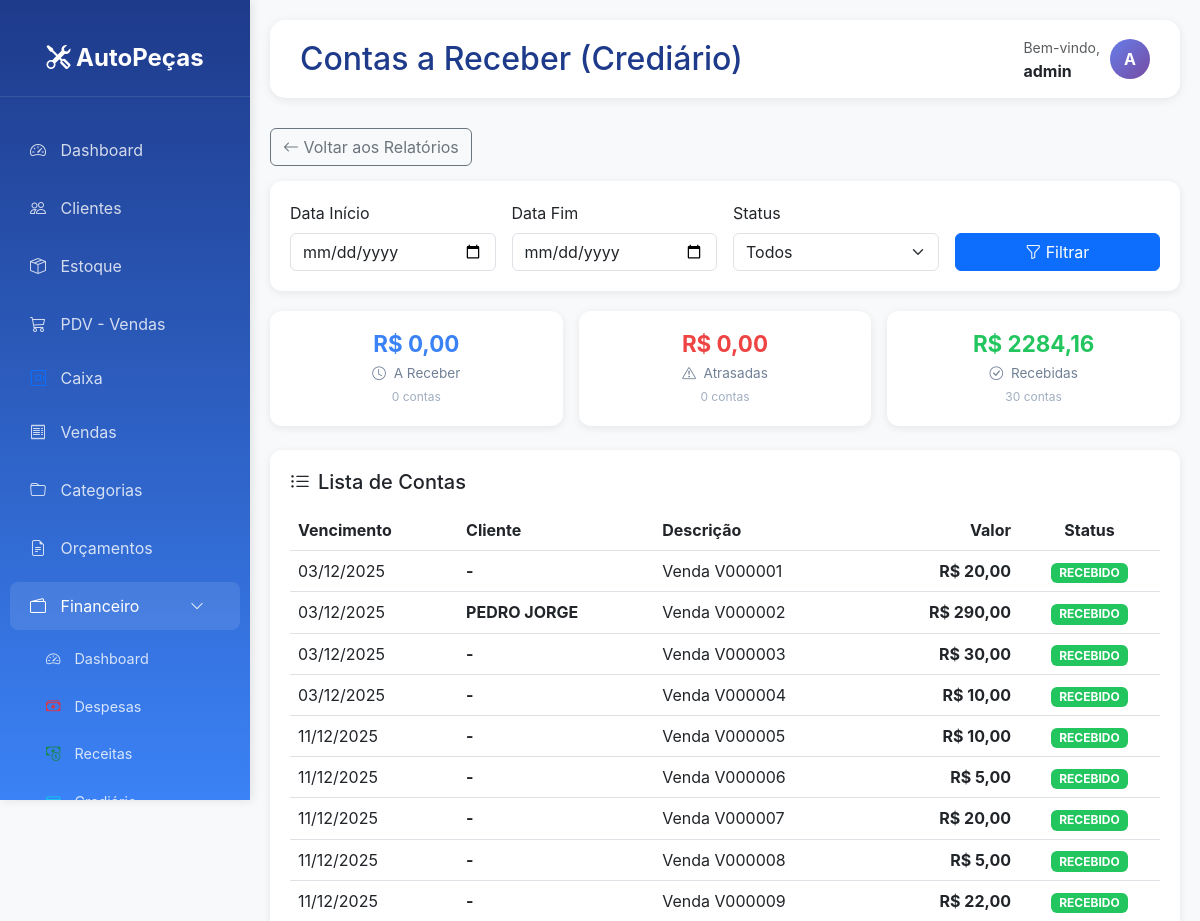
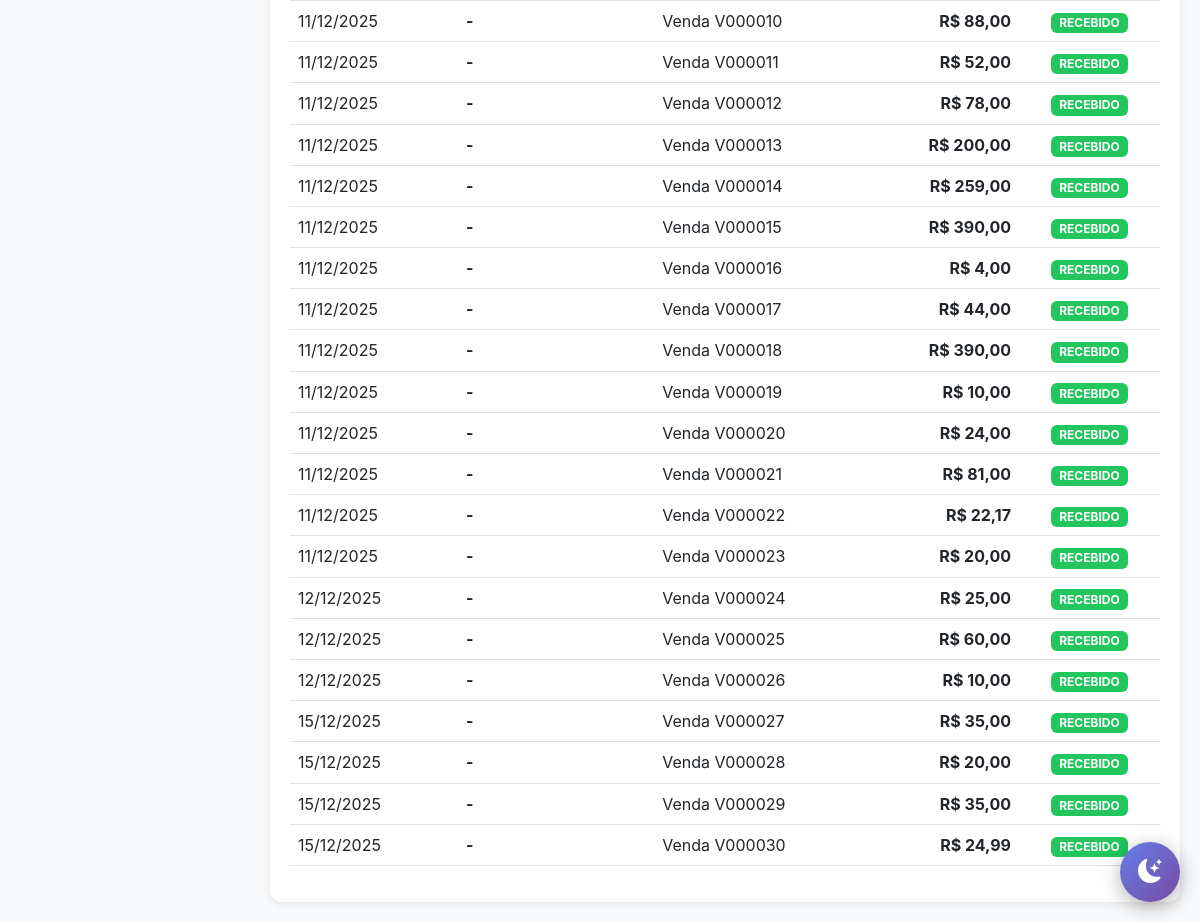
/relatorios/financeiro/contas-receber/ (signed in), run on an earlier commit of the app's database (2 pictures, top to bottom).
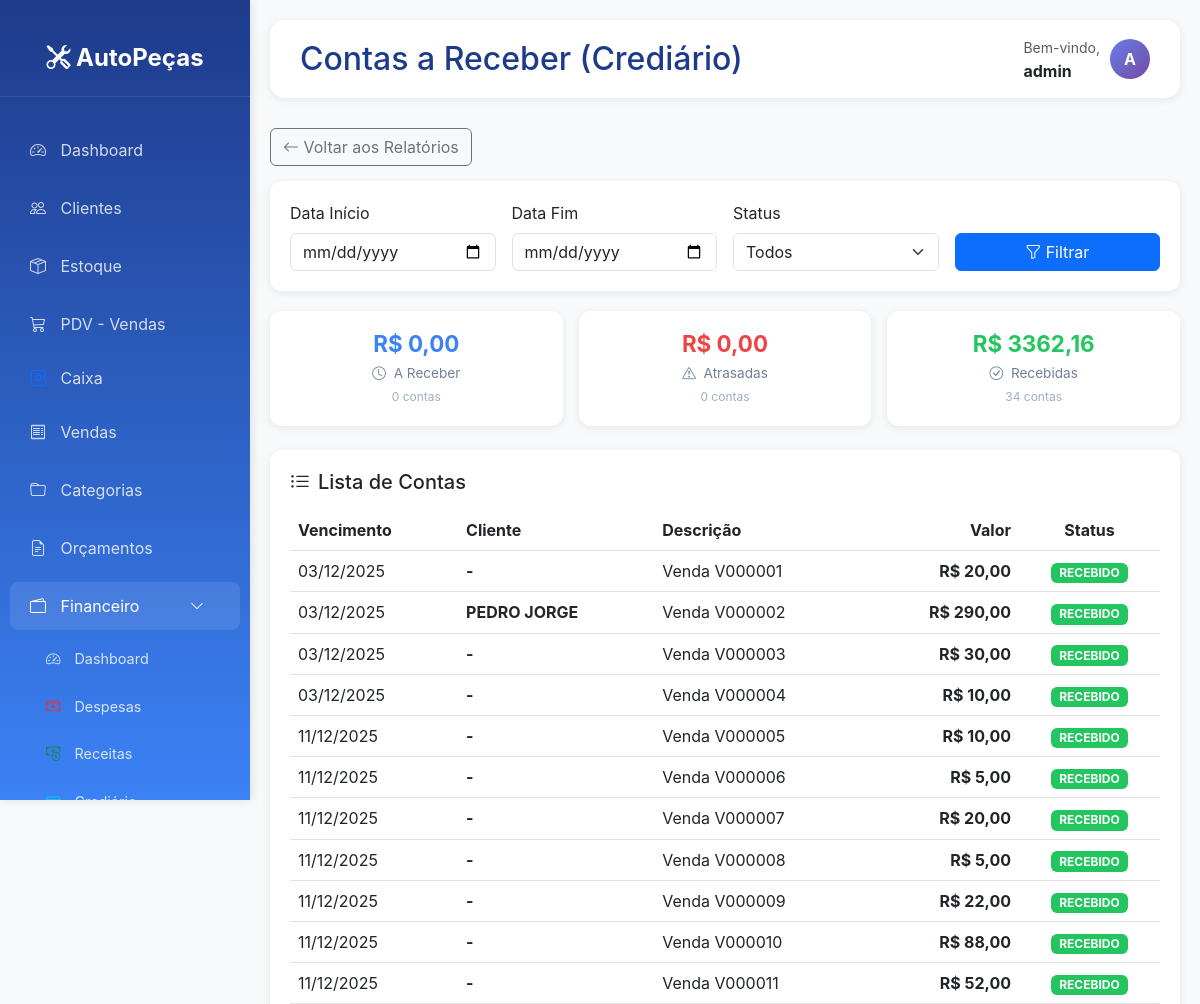
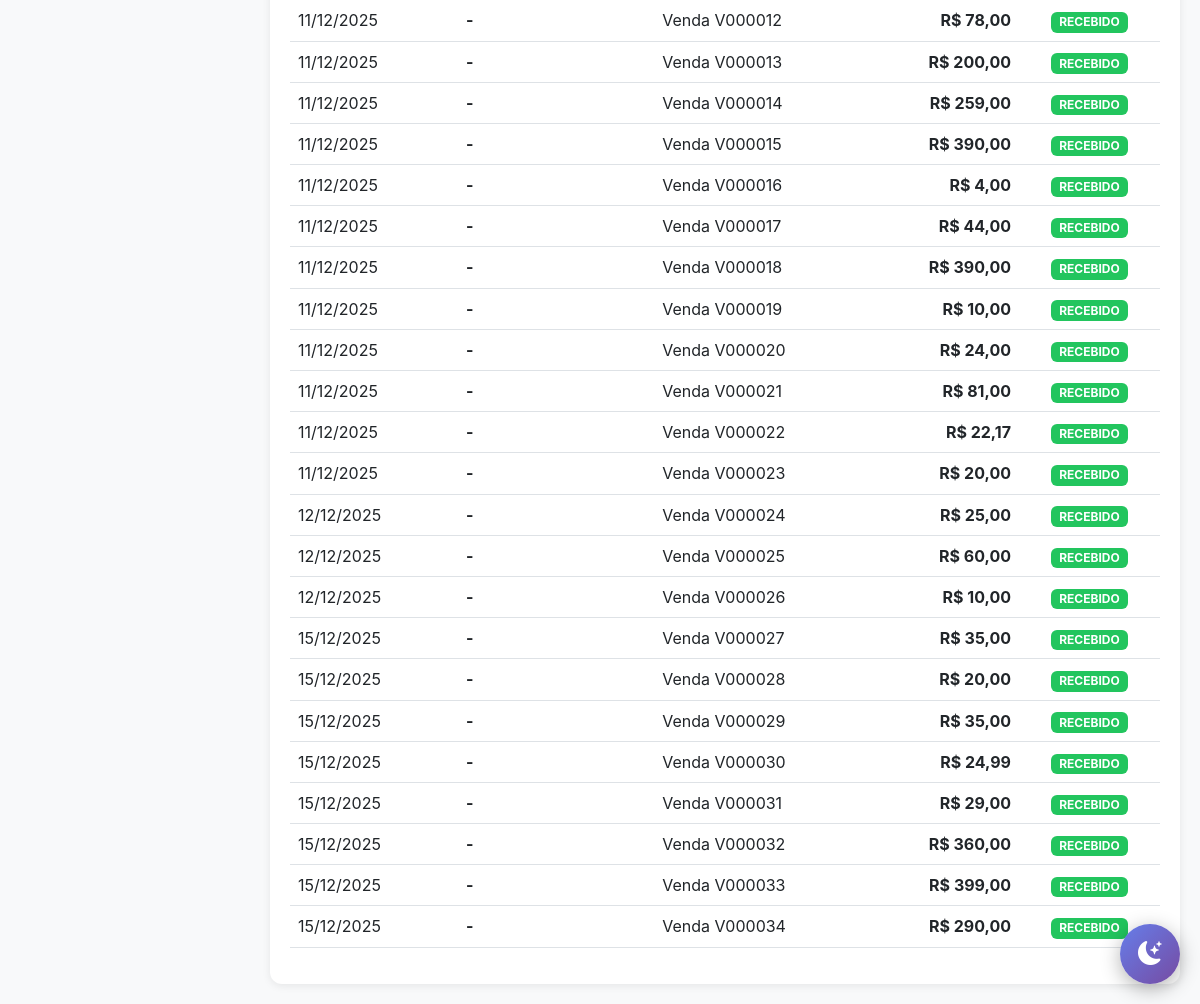
And on a later commit of the database (2 pictures, top to bottom).
### financeiro/models.py (models this page shows, shortened)
class ContaReceber(models.Model):
    TIPO_CHOICES = [
        ('VENDA', 'Venda'),
        ('SERVICO', 'Serviço/OS'),
        ('AVULSO', 'Receita Avulsa'),
        ('PARCELADO', 'Parcelado'),
    ]
    STATUS_CHOICES = [
        ('PENDENTE', 'Pendente'),
        ('RECEBIDO', 'Recebido'),
        ('ATRASADO', 'Atrasado'),
        ('CANCELADO', 'Cancelado'),
    ]
    FORMA_COBRANCA_CHOICES = [
        ('BOLETO', 'Boleto'),
        ('FIADO', 'Fiado'),
        ('CARTAO', 'Cartão'),
        ('PIX', 'PIX'),
        ('DINHEIRO', 'Dinheiro'),
        ('CHEQUE', 'Cheque'),
        ('DEPOSITO', 'Depósito/Transferência'),
    ]
    descricao = models.CharField(max_length=200, verbose_name='Descrição')
    categoria = models.ForeignKey(CategoriaReceita, on_delete=models.PROTECT,
                                  verbose_name='Categoria')
    tipo = models.CharField(max_length=10, choices=TIPO_CHOICES, default='VENDA',
                            verbose_name='Tipo')
    valor = models.DecimalField(max_digits=10, decimal_places=2, verbose_name='Valor')
    data_vencimento = models.DateField(verbose_name='Data de Vencimento')
    data_recebimento = models.DateField(blank=True, null=True, verbose_name='Data de Recebimento')
    status = models.CharField(max_length=10, choices=STATUS_CHOICES, default='PENDENTE',
                              verbose_name='Status')
    forma_cobranca = models.CharField(max_length=15, choices=FORMA_COBRANCA_CHOICES,
                                      default='FIADO', verbose_name='Forma de Cobrança')
    forma_pagamento = models.ForeignKey(FormaPagamento, on_delete=models.SET_NULL,
                                        blank=True, null=True,
                                        verbose_name='Forma de Pagamento (recebido)')
    cliente = models.ForeignKey('clientes.Cliente', on_delete=models.SET_NULL,
                                blank=True, null=True, verbose_name='Cliente',
                                related_name='contas_receber')
    venda = models.ForeignKey('vendas.Venda', on_delete=models.SET_NULL,
                              blank=True, null=True, verbose_name='Venda',
                              related_name='parcelas_receber')
    ordem_servico = models.ForeignKey('vendas.OrdemServico', on_delete=models.SET_NULL,
                                      blank=True, null=True, verbose_name='Ordem de Serviço',
                                      related_name='parcelas_receber')
    parcela_atual = models.IntegerField(default=1, verbose_name='Parcela Atual')
    total_parcelas = models.IntegerField(default=1, verbose_name='Total de Parcelas')
    venda_parcelada = models.ForeignKey('VendaParcelada', on_delete=models.CASCADE,
                                        blank=True, null=True, related_name='parcelas')
    aplica_juros = models.BooleanField(default=False, verbose_name='Aplica Juros?')
    percentual_juros_dia = models.DecimalField(max_digits=5, decimal_places=2, default=0,
                                               verbose_name='% Juros ao Dia')
    aplica_multa = models.BooleanField(default=False, verbose_name='Aplica Multa?')
    percentual_multa = models.DecimalField(max_digits=5, decimal_places=2, default=0,
                                           verbose_name='% Multa por Atraso')
    valor_juros = models.DecimalField(max_digits=10, decimal_places=2, default=0,
                                      verbose_name='Valor Juros Calculado')
    valor_multa = models.DecimalField(max_digits=10, decimal_places=2, default=0,
                                      verbose_name='Valor Multa Calculado')
    valor_recebido = models.DecimalField(max_digits=10, decimal_places=2, default=0,
                                         verbose_name='Valor Recebido')
    documento_referencia = models.CharField(max_length=100, blank=True, null=True,
                                            verbose_name='Nº Documento/NF')
    observacoes = models.TextField(blank=True, null=True, verbose_name='Observações')
    comprovante = models.FileField(upload_to='comprovantes_receitas/%Y/%m/', blank=True, null=True,
                                   verbose_name='Comprovante')
    usuario_cadastro = models.ForeignKey(User, on_delete=models.SET_NULL, blank=True, null=True,
                                         related_name='receitas_cadastradas')
    data_cadastro = models.DateTimeField(auto_now_add=True)
    data_atualizacao = models.DateTimeField(auto_now=True)
    class Meta:
        verbose_name = 'Conta a Receber'
        verbose_name_plural = 'Contas a Receber'
        ordering = ['data_vencimento', 'descricao']

### clientes/models.py (models this page shows, shortened)
class Cliente(models.Model):
    TIPO_CHOICES = [
        ('F', 'Pessoa Física'),
        ('J', 'Pessoa Jurídica'),
    ]
    tipo = models.CharField(max_length=1, choices=TIPO_CHOICES, default='F')
    nome = models.CharField(max_length=200)
    cpf_cnpj = models.CharField(max_length=18, unique=True)
    rg_ie = models.CharField(max_length=20, blank=True, null=True)
    telefone = models.CharField(max_length=15)
    celular = models.CharField(max_length=15, blank=True, null=True)
    email = models.EmailField(blank=True, null=True)
    cep = models.CharField(max_length=9)
    logradouro = models.CharField(max_length=200)
    numero = models.CharField(max_length=10)
    complemento = models.CharField(max_length=100, blank=True, null=True)
    bairro = models.CharField(max_length=100)
    cidade = models.CharField(max_length=100)
    estado = models.CharField(max_length=2)
    limite_credito = models.DecimalField(max_digits=10, decimal_places=2, default=0)
    observacoes = models.TextField(blank=True, null=True)
    ativo = models.BooleanField(default=True)
    data_cadastro = models.DateTimeField(auto_now_add=True)
    data_atualizacao = models.DateTimeField(auto_now=True)
    class Meta:
        verbose_name = 'Cliente'
        verbose_name_plural = 'Clientes'
        ordering = ['nome']

### core/views.py (the view)
# urls.py: path('relatorios/financeiro/contas-receber/', core_views.relatorio_contas_receber, name='relatorio_contas_receber'),
@login_required
def relatorio_contas_receber(request):
    from financeiro.models import ContaReceber
    from django.db.models import Q
    hoje = date.today()
    status = request.GET.get('status', '')
    data_inicio = request.GET.get('data_inicio', '')
    data_fim = request.GET.get('data_fim', '')
    contas = ContaReceber.objects.all().select_related('cliente', 'categoria').order_by('data_vencimento')
    if data_inicio:
        try:
            dt = datetime.strptime(data_inicio, '%Y-%m-%d').date()
            contas = contas.filter(data_vencimento__gte=dt)
        except:
            pass
    if data_fim:
        try:
            dt = datetime.strptime(data_fim, '%Y-%m-%d').date()
            contas = contas.filter(data_vencimento__lte=dt)
        except:
            pass
    contas_filtradas = contas
    if status == 'PENDENTE':
        contas = contas.filter(
            Q(status__iexact='PENDENTE') | Q(status__iexact='pendente')
        ).filter(data_vencimento__gte=hoje)
    elif status == 'ATRASADO':
        contas = contas.filter(
            Q(status__iexact='PENDENTE') | Q(status__iexact='pendente') |
            Q(status__iexact='ATRASADO') | Q(status__iexact='atrasado')
        ).filter(data_vencimento__lt=hoje)
    elif status == 'RECEBIDO':
        contas = contas.filter(
            Q(status__iexact='RECEBIDO') | Q(status__iexact='recebido')
        )
    contas = contas[:200]
    total_a_receber = contas_filtradas.filter(
        Q(status__iexact='PENDENTE') | Q(status__iexact='pendente'),
        data_vencimento__gte=hoje
    ).aggregate(t=Sum('valor'))['t'] or Decimal('0')
    total_vencido = contas_filtradas.filter(
        Q(status__iexact='PENDENTE') | Q(status__iexact='pendente') |
        Q(status__iexact='ATRASADO') | Q(status__iexact='atrasado'),
        data_vencimento__lt=hoje
    ).aggregate(t=Sum('valor'))['t'] or Decimal('0')
    total_recebido = contas_filtradas.filter(
        Q(status__iexact='RECEBIDO') | Q(status__iexact='recebido')
    ).aggregate(t=Sum('valor'))['t'] or Decimal('0')
    qtd_a_receber = contas_filtradas.filter(
        Q(status__iexact='PENDENTE') | Q(status__iexact='pendente'),
        data_vencimento__gte=hoje
    ).count()
    qtd_vencido = contas_filtradas.filter(
        Q(status__iexact='PENDENTE') | Q(status__iexact='pendente') |
        Q(status__iexact='ATRASADO') | Q(status__iexact='atrasado'),
        data_vencimento__lt=hoje
    ).count()
    qtd_recebido = contas_filtradas.filter(
        Q(status__iexact='RECEBIDO') | Q(status__iexact='recebido')
    ).count()
    context = {
        'contas': contas,
        'status': status,
        'data_inicio': data_inicio,
        'data_fim': data_fim,
        'total_a_receber': total_a_receber,
        'total_vencido': total_vencido,
        'total_recebido': total_recebido,
        'qtd_a_receber': qtd_a_receber,
        'qtd_vencido': qtd_vencido,
        'qtd_recebido': qtd_recebido,
        'hoje': hoje,
    }
    return render(request, 'core/relatorios/contas_receber.html', context)

### templates/core/relatorios/contas_receber.html (shortened to what this page needs)
{% extends 'base.html' %}
{% block page_title %}Contas a Receber (Crediário){% endblock %}
{% block content %}
<a href="{% url 'relatorios' %}" class="btn btn-outline-secondary btn-voltar">
    <i class="bi bi-arrow-left"></i> Voltar aos Relatórios
</a>
<div class="filtros-card">
    <form method="get" class="row g-3 align-items-end">
        <div class="col-md-3">
            <label class="form-label">Data Início</label>
            <input type="date" name="data_inicio" class="form-control" value="{{ data_inicio }}">
        </div>
        <div class="col-md-3">
            <label class="form-label">Data Fim</label>
            <input type="date" name="data_fim" class="form-control" value="{{ data_fim }}">
        </div>
        <div class="col-md-3">
            <label class="form-label">Status</label>
            <select name="status" class="form-select">
                <option value="">Todos</option>
            </select>
        </div>
        <div class="col-md-3">
            <button type="submit" class="btn btn-primary w-100">
                <i class="bi bi-funnel"></i> Filtrar
            </button>
        </div>
    </form>
</div>
<div class="row g-3 mb-4">
    <div class="col-md-4">
        <div class="stat-box azul">
            <h3>R$ {{ total_a_receber|floatformat:2 }}</h3>
            <p><i class="bi bi-clock me-1"></i> A Receber</p>
            <div class="qtd">{{ qtd_a_receber }} conta{{ qtd_a_receber|pluralize:"s" }}</div>
        </div>
    </div>
    <div class="col-md-4">
        <div class="stat-box vermelho">
            <h3>R$ {{ total_vencido|floatformat:2 }}</h3>
            <p><i class="bi bi-exclamation-triangle me-1"></i> Atrasadas</p>
            <div class="qtd">{{ qtd_vencido }} conta{{ qtd_vencido|pluralize:"s" }}</div>
        </div>
    </div>
    <div class="col-md-4">
        <div class="stat-box verde">
            <h3>R$ {{ total_recebido|floatformat:2 }}</h3>
            <p><i class="bi bi-check-circle me-1"></i> Recebidas</p>
            <div class="qtd">{{ qtd_recebido }} conta{{ qtd_recebido|pluralize:"s" }}</div>
        </div>
    </div>
</div>
<div class="tabela-card">
    <h5 class="mb-3"><i class="bi bi-list-ul me-2"></i>Lista de Contas</h5>
    <div class="table-responsive">
        <table class="table table-hover">
            <thead>
                <tr>
                    <th>Vencimento</th>
                    <th>Cliente</th>
                    <th>Descrição</th>
                    <th class="text-end">Valor</th>
                    <th class="text-center">Status</th>
                </tr>
            </thead>
            <tbody>
                {% for c in contas %}
                <tr>
                    <td>
                        <span class="{% if c.data_vencimento < hoje and c.status|lower != 'recebido' %}text-danger fw-bold{% endif %}">
                            {{ c.data_vencimento|date:"d/m/Y" }}
                        </span>
                    </td>
                    <td><strong>{{ c.cliente.nome|default:"-" }}</strong></td>
                    <td>{{ c.descricao|default:"-"|truncatechars:40 }}</td>
                    <td class="text-end"><strong>R$ {{ c.valor|floatformat:2 }}</strong></td>
                    <td class="text-center">
                        {% if c.status|lower == 'recebido' %}
                            <span class="badge badge-recebido">RECEBIDO</span>
                        {% elif c.data_vencimento < hoje %}
                            <span class="badge badge-vencido">ATRASADA</span>
                        {% else %}
                            <span class="badge badge-pendente">A RECEBER</span>
                        {% endif %}
                    </td>
                </tr>
                {% empty %}
                <tr>
                    <td colspan="5" class="text-center text-muted py-4">
                        Nenhuma conta encontrada
                    </td>
                </tr>
                {% endfor %}
            </tbody>
        </table>
    </div>
</div>
{% endblock %}

What changed in the data, as far as the page shows it:
added ContaReceber: data_vencimento "15/12/2025", cliente.nome "-", descricao "Venda V000031", valor "29,00", status "RECEBIDO"
added ContaReceber: data_vencimento "15/12/2025", cliente.nome "-", descricao "Venda V000032", valor "360,00", status "RECEBIDO"
added ContaReceber: data_vencimento "15/12/2025", cliente.nome "-", descricao "Venda V000033", valor "399,00", status "RECEBIDO"
added ContaReceber: data_vencimento "15/12/2025", cliente.nome "-", descricao "Venda V000034", valor "290,00", status "RECEBIDO"
Also different on the page:
{{ total_recebido|floatformat:2 }}: "2284,16" → "3362,16"
{{ qtd_recebido }}: "30" → "34"
